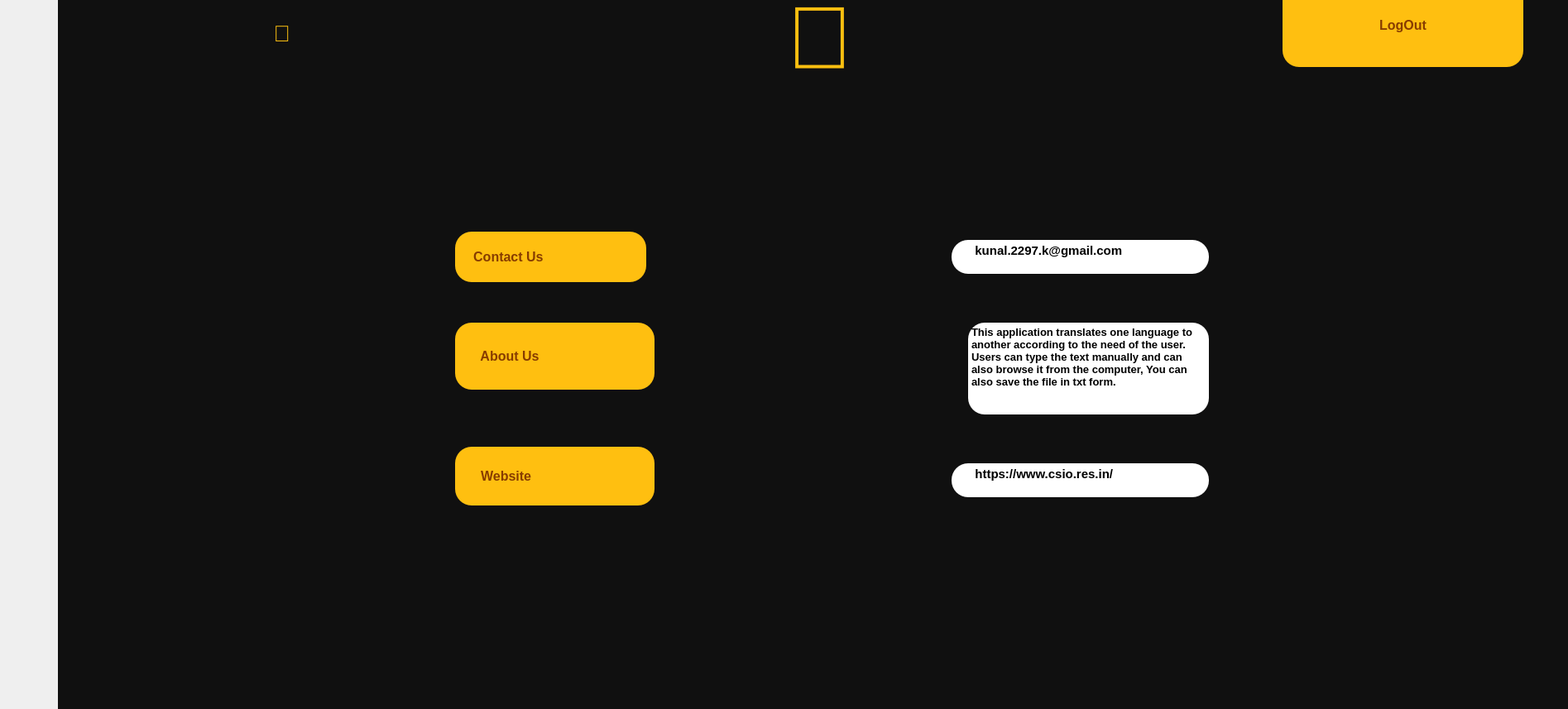
<?xml version="1.0" encoding="UTF-8"?>
<ui version="4.0">
 <class>Form</class>
 <widget class="QWidget" name="Form">
  <property name="geometry">
   <rect>
    <x>0</x>
    <y>0</y>
    <width>1895</width>
    <height>857</height>
   </rect>
  </property>
  <property name="windowTitle">
   <string>Form</string>
  </property>
  <widget class="QWidget" name="widget" native="true">
   <property name="geometry">
    <rect>
     <x>70</x>
     <y>-110</y>
     <width>1920</width>
     <height>1040</height>
    </rect>
   </property>
   <property name="styleSheet">
    <string notr="true">background-color:rgba(16,16,16,255);
border-radius:20px;
</string>
   </property>
   <widget class="QPushButton" name="logout">
    <property name="geometry">
     <rect>
      <x>1480</x>
      <y>90</y>
      <width>291</width>
      <height>101</height>
     </rect>
    </property>
    <property name="font">
     <font>
      <pointsize>12</pointsize>
      <weight>75</weight>
      <bold>true</bold>
     </font>
    </property>
    <property name="styleSheet">
     <string notr="true">background-color:rgb(255,191,16);
color:rgb(135,60,0);</string>
    </property>
    <property name="text">
     <string>LogOut</string>
    </property>
   </widget>
   <widget class="QPushButton" name="pro">
    <property name="geometry">
     <rect>
      <x>830</x>
      <y>70</y>
      <width>181</width>
      <height>171</height>
     </rect>
    </property>
    <property name="font">
     <font>
      <pointsize>80</pointsize>
      <weight>50</weight>
      <bold>false</bold>
     </font>
    </property>
    <property name="styleSheet">
     <string notr="true">color:rgb(251,191,16);</string>
    </property>
    <property name="text">
     <string></string>
    </property>
   </widget>
   <widget class="QPushButton" name="back">
    <property name="geometry">
     <rect>
      <x>190</x>
      <y>80</y>
      <width>161</width>
      <height>141</height>
     </rect>
    </property>
    <property name="font">
     <font>
      <pointsize>20</pointsize>
      <weight>75</weight>
      <bold>true</bold>
     </font>
    </property>
    <property name="styleSheet">
     <string notr="true">color:rgb(251,191,16);</string>
    </property>
    <property name="text">
     <string></string>
    </property>
   </widget>
   <widget class="QLabel" name="label">
    <property name="geometry">
     <rect>
      <x>480</x>
      <y>390</y>
      <width>231</width>
      <height>61</height>
     </rect>
    </property>
    <property name="font">
     <font>
      <pointsize>12</pointsize>
      <weight>75</weight>
      <bold>true</bold>
     </font>
    </property>
    <property name="styleSheet">
     <string notr="true">background-color:rgb(255,191,16);
color:rgb(135,60,0);</string>
    </property>
    <property name="text">
     <string>     Contact Us</string>
    </property>
   </widget>
   <widget class="QLabel" name="label_2">
    <property name="geometry">
     <rect>
      <x>480</x>
      <y>500</y>
      <width>241</width>
      <height>81</height>
     </rect>
    </property>
    <property name="font">
     <font>
      <pointsize>12</pointsize>
      <weight>75</weight>
      <bold>true</bold>
     </font>
    </property>
    <property name="styleSheet">
     <string notr="true">background-color:rgb(255,191,16);
color:rgb(135,60,0);</string>
    </property>
    <property name="text">
     <string>       About Us</string>
    </property>
   </widget>
   <widget class="QTextBrowser" name="textBrowser">
    <property name="geometry">
     <rect>
      <x>1100</x>
      <y>500</y>
      <width>291</width>
      <height>111</height>
     </rect>
    </property>
    <property name="styleSheet">
     <string notr="true">background-color:rgb(255, 255, 255)</string>
    </property>
    <property name="html">
     <string>&lt;!DOCTYPE HTML PUBLIC &quot;-//W3C//DTD HTML 4.0//EN&quot; &quot;http://www.w3.org/TR/REC-html40/strict.dtd&quot;&gt;
&lt;html&gt;&lt;head&gt;&lt;meta name=&quot;qrichtext&quot; content=&quot;1&quot; /&gt;&lt;style type=&quot;text/css&quot;&gt;
p, li { white-space: pre-wrap; }
&lt;/style&gt;&lt;/head&gt;&lt;body style=&quot; font-family:'MS Shell Dlg 2'; font-size:7.8pt; font-weight:400; font-style:normal;&quot;&gt;
&lt;p style=&quot; margin-top:0px; margin-bottom:0px; margin-left:0px; margin-right:0px; -qt-block-indent:0; text-indent:0px;&quot;&gt;&lt;span style=&quot; font-size:10pt; font-weight:600;&quot;&gt;This application translates one language to another according to the need of the user.&lt;br /&gt;Users can type the text manually and can also browse it from the computer, You can also save the file in txt form.&lt;/span&gt;&lt;/p&gt;&lt;/body&gt;&lt;/html&gt;</string>
    </property>
   </widget>
   <widget class="QLabel" name="label_4">
    <property name="geometry">
     <rect>
      <x>480</x>
      <y>650</y>
      <width>241</width>
      <height>71</height>
     </rect>
    </property>
    <property name="font">
     <font>
      <pointsize>12</pointsize>
      <weight>75</weight>
      <bold>true</bold>
     </font>
    </property>
    <property name="styleSheet">
     <string notr="true">background-color:rgb(255,191,16);
color:rgb(135,60,0);</string>
    </property>
    <property name="text">
     <string>       Website</string>
    </property>
   </widget>
   <widget class="QTextBrowser" name="textBrowser_2">
    <property name="geometry">
     <rect>
      <x>1080</x>
      <y>400</y>
      <width>311</width>
      <height>41</height>
     </rect>
    </property>
    <property name="styleSheet">
     <string notr="true">background-color:rgb(255, 255, 255)</string>
    </property>
    <property name="html">
     <string>&lt;!DOCTYPE HTML PUBLIC &quot;-//W3C//DTD HTML 4.0//EN&quot; &quot;http://www.w3.org/TR/REC-html40/strict.dtd&quot;&gt;
&lt;html&gt;&lt;head&gt;&lt;meta name=&quot;qrichtext&quot; content=&quot;1&quot; /&gt;&lt;style type=&quot;text/css&quot;&gt;
p, li { white-space: pre-wrap; }
&lt;/style&gt;&lt;/head&gt;&lt;body style=&quot; font-family:'MS Shell Dlg 2'; font-size:7.8pt; font-weight:400; font-style:normal;&quot;&gt;
&lt;p style=&quot; margin-top:0px; margin-bottom:0px; margin-left:0px; margin-right:0px; -qt-block-indent:0; text-indent:0px;&quot;&gt;&lt;span style=&quot; font-size:8pt;&quot;&gt;        &lt;/span&gt;&lt;span style=&quot; font-size:11pt; font-weight:600;&quot;&gt;kunal.2297.k@gmail.com&lt;/span&gt;&lt;/p&gt;&lt;/body&gt;&lt;/html&gt;</string>
    </property>
   </widget>
   <widget class="QTextBrowser" name="textBrowser_3">
    <property name="geometry">
     <rect>
      <x>1080</x>
      <y>670</y>
      <width>311</width>
      <height>41</height>
     </rect>
    </property>
    <property name="styleSheet">
     <string notr="true">background-color:rgb(255, 255, 255)</string>
    </property>
    <property name="html">
     <string>&lt;!DOCTYPE HTML PUBLIC &quot;-//W3C//DTD HTML 4.0//EN&quot; &quot;http://www.w3.org/TR/REC-html40/strict.dtd&quot;&gt;
&lt;html&gt;&lt;head&gt;&lt;meta name=&quot;qrichtext&quot; content=&quot;1&quot; /&gt;&lt;style type=&quot;text/css&quot;&gt;
p, li { white-space: pre-wrap; }
&lt;/style&gt;&lt;/head&gt;&lt;body style=&quot; font-family:'MS Shell Dlg 2'; font-size:7.8pt; font-weight:400; font-style:normal;&quot;&gt;
&lt;p style=&quot; margin-top:0px; margin-bottom:0px; margin-left:0px; margin-right:0px; -qt-block-indent:0; text-indent:0px;&quot;&gt;&lt;span style=&quot; font-size:8pt;&quot;&gt;        &lt;/span&gt;&lt;span style=&quot; font-size:11pt; font-weight:600;&quot;&gt;https://www.csio.res.in/&lt;/span&gt;&lt;/p&gt;&lt;/body&gt;&lt;/html&gt;</string>
    </property>
   </widget>
  </widget>
 </widget>
 <resources/>
 <connections/>
</ui>
